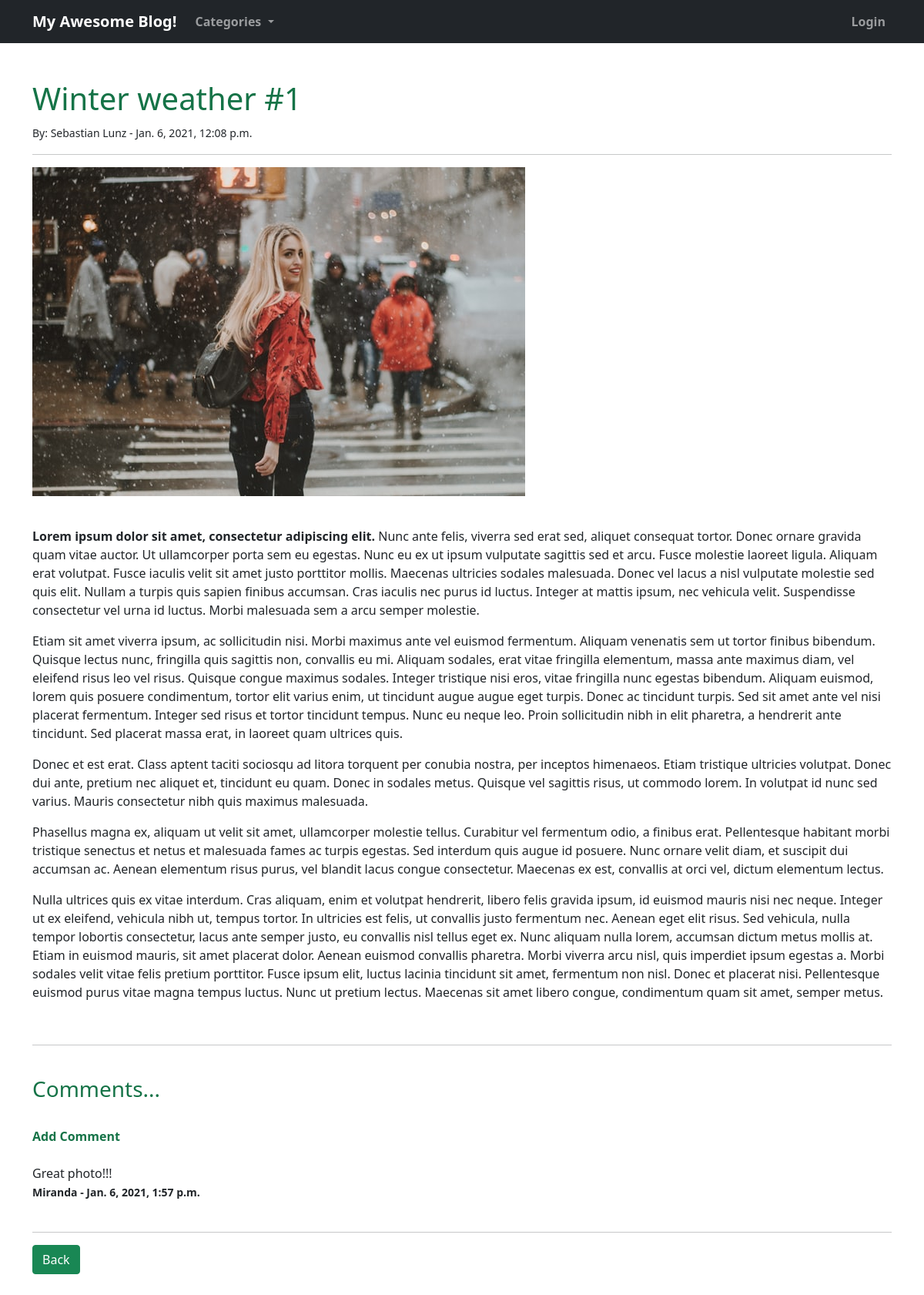
Screenshot of /article/15 with the database file from the repository.
### blog/models.py (models this page shows, shortened)
class Post(models.Model):
    title = models.CharField(max_length=255)
    title_tag = models.CharField(max_length=255)
    header_image = models.ImageField(blank=True, null=True, default='', upload_to='images/')
    author = models.ForeignKey(User, on_delete=models.CASCADE)
    body = RichTextField(blank=True, null=True, default='')
    post_date = models.DateTimeField(auto_now_add=True)
    category = models.ForeignKey(Category, on_delete=models.CASCADE)
    snippet = models.CharField(max_length=255, default='')

class Comment(models.Model):
    post = models.ForeignKey(Post, related_name="comments", on_delete=models.CASCADE)
    name = models.CharField(max_length=255)
    body = models.TextField()
    date_added = models.DateTimeField(auto_now_add=True)

### blog/views.py (the view)
# urls.py: path('article/<int:pk>', views.ArticleDetailView.as_view(), name="article-detail"),
class ArticleDetailView(DetailView):
    model = Post
    template_name = 'blog/article_details.html'

### blog/context_processors.py (called while the page is built)
def category_menu(request):
    return {
        'category_menu': Category.objects.all(),
    }

### blog/models.py (called while the page is built)
    def __str__(self):
        return self.name

    def get_absolute_url(self):
        return reverse('blog:category', args=[str(self.id)])

### blog/templates/blog/article_details.html (shortened to what this page needs)
{% extends 'base.html' %}
{% load static %}
{% block content %}
    <h1>{{ post.title }}</h1>
    <small>By:
        {{ post.author.first_name }}
        {{ post.author.last_name }} -
        {{ post.post_date }}
    </small></br>
    <hr/>
    {% if post.header_image %}
        <img src="{{ post.header_image.url }}" style="max-height: 500px; width: auto;">
    {% endif %}
    {{ post.body|safe|linebreaks }}
    <hr><br/>
    <h3>Comments...</h3><br/>
    {% if not post.comments.all %}
        No Comments Yet... <a href="{% url 'blog:add-comment' post.pk %}">Add One</a>
    {% else %}
        <a href="{% url 'blog:add-comment' post.pk %}">Add Comment</a>
        <br/><br/>
        {% for comment in post.comments.all %}
            {{ comment.body }}
            <br/>
            <strong><small>
                {{ comment.name }} -
                {{ comment.date_added }}
            </small></strong>
            <br/><br/>
        {% endfor %}
    {% endif %}
    <hr>
    <a href="{% url 'blog:index' %}" class="btn btn-success">Back</a>
{% endblock %}

### blog/static/blog/main.css (style rules this page uses)
a { text-decoration: none; font-weight: 600; color: #157347; }
h1, h2, h3, h4, h5, h6 { color: #157347; }

### rows the page displays
Post: title "Winter weather #1", author.first_name "Sebastian", author.last_name "Lunz", post_date "Jan. 6, 2021, 12:08 p.m.", header_image (picture), body "Lorem ipsum dolor sit amet, consectetur adipiscing elit. Nunc ante felis, viverra sed erat sed, aliquet consequat tortor. Donec ornare gravida quam vitae auctor. Ut ullamcorper porta sem eu egestas. Nunc eu ex ut ipsum vulputate sagittis sed et arcu. Fusce molestie laoreet ligula. Aliquam erat volutpat. Fusce iaculis velit sit amet justo porttitor mollis. Maecenas ultricies sodales malesuada. Donec vel lacus a nisl vulputate molestie sed quis elit. Nullam a turpis quis sapien finibus accumsan. Cras iaculis nec purus id luctus. Integer at mattis ipsum, nec vehicula velit. Suspendisse consectetur vel urna id luctus. Morbi malesuada sem a arcu semper molestie. Etiam sit amet viverra ipsum, ac…"
Comment: body "Great photo!!!", name "Miranda", date_added "Jan. 6, 2021, 1:57 p.m."
